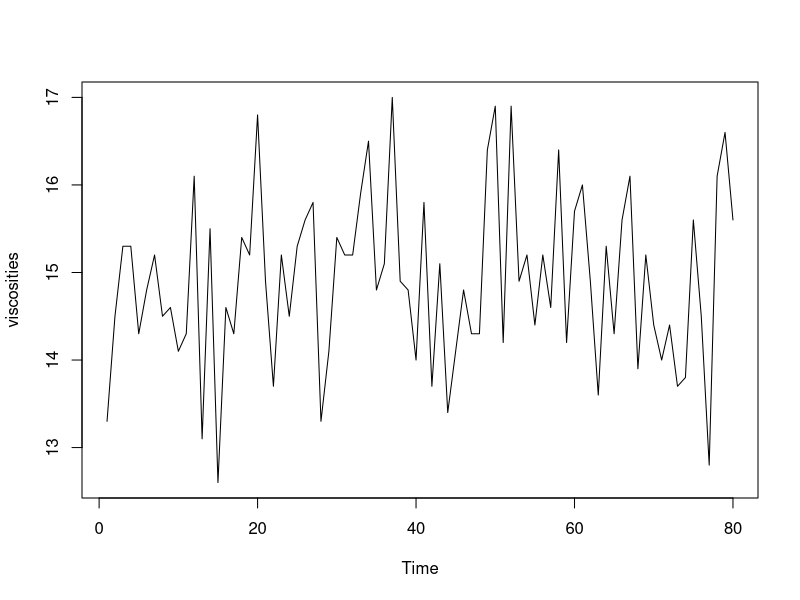
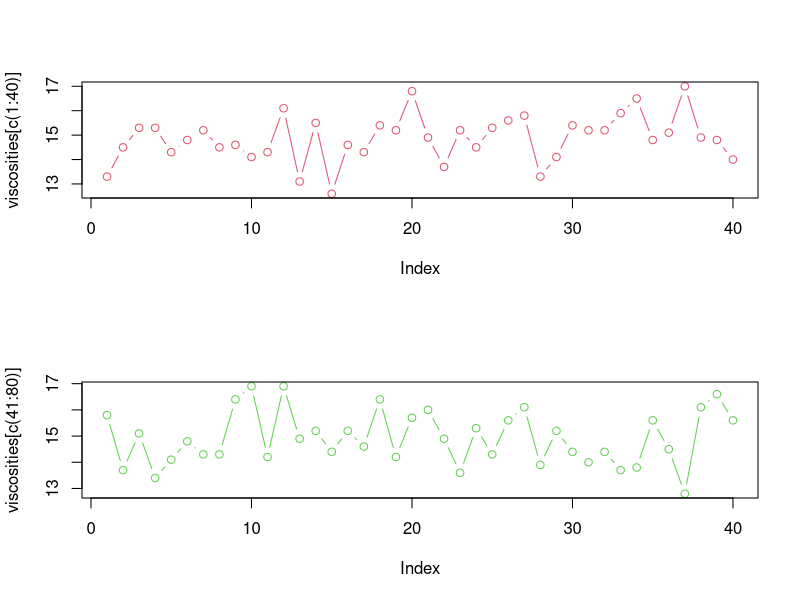

These figures' R source, in order:
viscosities <- c(
	13.3, 14.5, 15.3, 15.3, 14.3, 14.8, 15.2, 14.5, 14.6, 14.1,
	14.3, 16.1, 13.1, 15.5, 12.6, 14.6, 14.3, 15.4, 15.2, 16.8,
	14.9, 13.7, 15.2, 14.5, 15.3, 15.6, 15.8, 13.3, 14.1, 15.4,
	15.2, 15.2, 15.9, 16.5, 14.8, 15.1, 17.0, 14.9, 14.8, 14.0,
	15.8, 13.7, 15.1, 13.4, 14.1, 14.8, 14.3, 14.3, 16.4, 16.9,
	14.2, 16.9, 14.9, 15.2, 14.4, 15.2, 14.6, 16.4, 14.2, 15.7,
	16.0, 14.9, 13.6, 15.3, 14.3, 15.6, 16.1, 13.9, 15.2, 14.4,
	14.0, 14.4, 13.7, 13.8, 15.6, 14.5, 12.8, 16.1, 16.6, 15.6)

# a
plot.ts(viscosities)

# b
par(mfrow = c(2,1))
plot(viscosities[c(1:40)], type= "b", col = 2)
plot(viscosities[c(41:80)], type = "b", col = 3)

# c
mean(viscosities[c(1:40)])
var(viscosities[c(1:40)])
mean(viscosities[c(41:80)])
var(viscosities[c(41:80)])
mean(viscosities[c(1:40)]) - mean(viscosities[c(41:80)])
var(viscosities[c(1:40)]) - var(viscosities[c(41:80)])
var(viscosities[c(41:80)]) / var(viscosities[c(1:40)])
